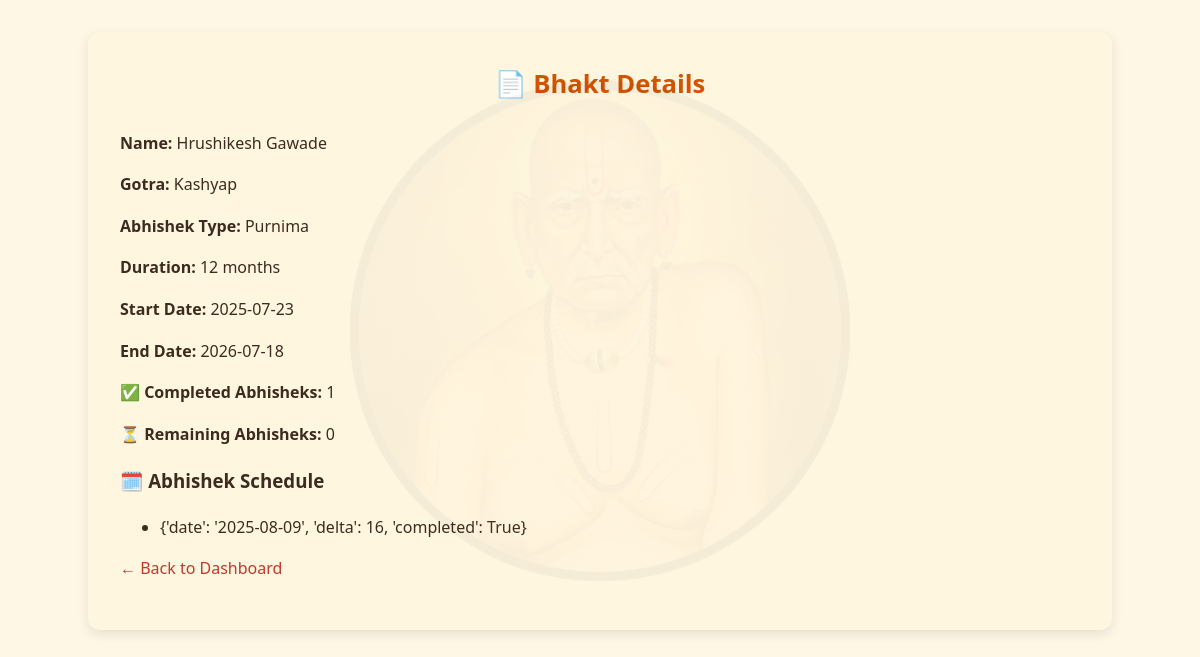
Screenshot of /bhakt/1 with the database file from the repository.
### tables this page shows
CREATE TABLE bhakts (
            id INTEGER PRIMARY KEY AUTOINCREMENT,
            name TEXT,
            gotra TEXT,
            abhishek_type TEXT,
            duration_months INTEGER,
            start_date TEXT,
            end_date TEXT
        , duration INTEGER DEFAULT 12);

### app.py (the view)
@app.route('/bhakt/<int:bhakt_id>')
def bhakt_detail(bhakt_id):
    conn = sqlite3.connect(DB_PATH)
    c = conn.cursor()
    c.execute("SELECT * FROM bhakts WHERE id = ?", (bhakt_id,))
    b = c.fetchone()
    conn.close()
    if not b:
        return "Bhakt not found", 404
    with open(SACRED_JSON_PATH, 'r') as f:
        sacred_data = json.load(f)
    name = b[1]
    gotra = b[2]
    abhishek_type = b[3]
    duration = b[4]
    start_date = b[5]
    end_date = b[6]
    schedule = get_enriched_dates(abhishek_type, duration, start_date, bhakt_id, sacred_data)
    completed = sum(1 for d in schedule if d["completed"])
    remaining = len(schedule) - completed
    return render_template('bhakt_detail.html',
                           bhakt=b,
                           schedule=schedule,
                           completed=completed,
                           remaining=remaining)

### app.py (called while the page is built)
@app.context_processor
def inject_now():
    return {'now': lambda: datetime.now()}

### templates/bhakt_detail.html (shortened to what this page needs)
<!DOCTYPE html>
<html lang="en">
<head>
  <link rel="stylesheet" href="{{ url_for('static', filename='css/style.css') }}">
</head>
<body>
  <div class="container">
    <h2>📄 Bhakt Details</h2>
    <p><strong>Name:</strong> {{ bhakt[1] }}</p>
    <p><strong>Gotra:</strong> {{ bhakt[2] }}</p>
    <p><strong>Abhishek Type:</strong> {{ bhakt[3] }}</p>
    <p><strong>Duration:</strong> {{ bhakt[4] }} months</p>
    <p><strong>Start Date:</strong> {{ bhakt[5] }}</p>
    <p><strong>End Date:</strong> {{ bhakt[6] }}</p>
    <p><strong>✅ Completed Abhisheks:</strong> {{ completed }}</p>
    <p><strong>⏳ Remaining Abhisheks:</strong> {{ remaining }}</p>
    <h3>🗓️ Abhishek Schedule</h3>
    {% if schedule %}
    <ul>
      {% for date in schedule %}
      <li>{{ date }}</li>
      {% endfor %}
    </ul>
    {% else %}
    <p>No abhishek dates found for this bhakt.</p>
    {% endif %}
    <p><a href="{{ url_for('dashboard') }}">← Back to Dashboard</a></p>
  </div>
</body>
</html>

### static/css/style.css (style rules this page uses)
body { background-color: #fff7e6; font-family: 'Segoe UI', sans-serif; margin: 0; padding: 0; text-align: center; color: #3d2b1f; background-image: url("/static/img/swami-bg-pattern.png"); background-repeat: repeat-y; background-position: center top; background-size: cover; background-attachment: fixed; line-height: 1.6; }
.container, .dashboard-container, .login-container { background-color: #fff6e0; border-radius: 12px; padding: 2em; box-shadow: 0 4px 12px rgba(0, 0, 0, 0.1); position: relative; z-index: 1; transition: transform 0.2s ease; }
.container, .dashboard-container { width: 80%; max-width: 1000px; margin: 2em auto; text-align: left; }
.container::before, .login-container::before { content: ""; background: url("/static/img/swami-icon.png") no-repeat center center; background-size: 50%; opacity: 0.04; position: absolute; top: 50%; left: 50%; transform: translate(-50%, -50%); width: 100%; height: 100%; z-index: 0; pointer-events: none; }
.container h2, .dashboard-container h2, .login-container h2 { color: #d35400; margin-top: 0; margin-bottom: 1em; text-align: center; font-size: 1.6rem; }
a { color: #c0392b; text-decoration: none; }

### rows the page displays
bhakts: name "Hrushikesh Gawade", gotra "Kashyap", abhishek_type "Purnima", duration_months "12", start_date "2025-07-23", end_date "2026-07-18"

### other values shown
{{ completed }} "1"
{{ remaining }} "0"
{{ date }} "{'date': '2025-08-09', 'delta': 16, 'completed': True}"
